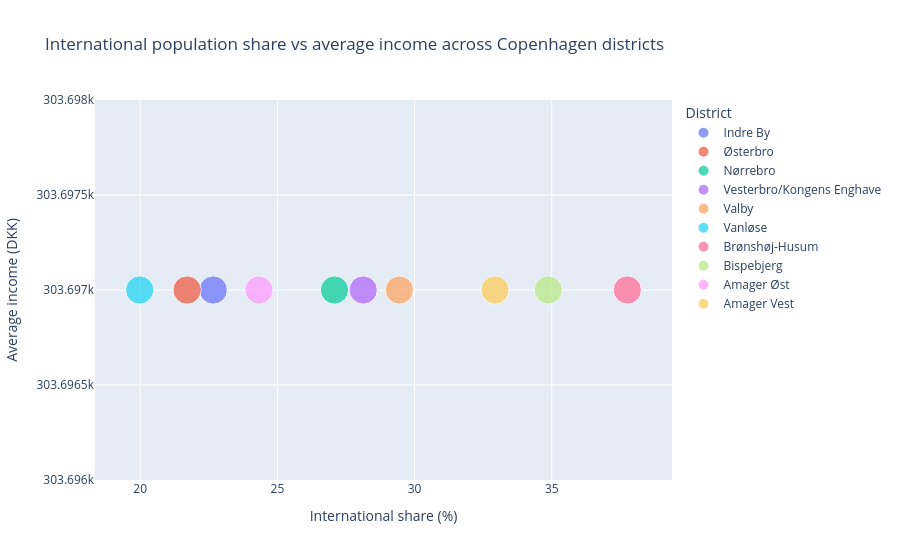

Notebook code for this chart:
### Code cell
# Correlation scatterplot
# International share vs average income

# International share vs average income

# Income in 2024
income_2024 = (
    income_long[
        (income_long["year"] == 2024) &
        (income_long["age_group"] == "Years in total") &
        (income_long["sex"] == "Sex total") &
        (income_long["ancestry"] == "Ancestry total") &
        (income_long["district"] != "Copenhagen total")
    ][["district", "avg_income_dkk"]]
    .drop_duplicates(subset="district")
)

# International share in 2024
international_2024 = (
    population_long[
        (population_long["year"] == 2024) &
        (population_long["ancestry"].str.contains(
            "Immigrant|Descendant|Descendat",
            case=False,
            na=False
        ))
    ]
    .groupby("district", as_index=False)["population"]
    .sum()
    .rename(columns={"population": "international_population"})
)

total_2024 = (
    population_long[
        (population_long["year"] == 2024) &
        (population_long["ancestry"] == "Ancestry total")
    ][["district", "population"]]
    .rename(columns={"population": "total_population"})
)

share_2024 = international_2024.merge(total_2024, on="district")

share_2024["international_share"] = (
    share_2024["international_population"] /
    share_2024["total_population"] * 100
)

# Merge income + international share
scatter_df = income_2024.merge(
    share_2024[["district", "international_share"]],
    on="district"
)

# Keep only main districts
main_districts = [
    "Indre By",
    "Østerbro",
    "Nørrebro",
    "Vesterbro/Kongens Enghave",
    "Valby",
    "Vanløse",
    "Brønshøj-Husum",
    "Bispebjerg",
    "Amager Øst",
    "Amager Vest"
]

scatter_df = scatter_df[
    scatter_df["district"].isin(main_districts)
]

fig = px.scatter(
    scatter_df,
    x="international_share",
    y="avg_income_dkk",
    color="district",
    size="avg_income_dkk",
    hover_name="district",
    title="International population share vs average income across Copenhagen districts",
    labels={
        "international_share": "International share (%)",
        "avg_income_dkk": "Average income (DKK)",
        "district": "District"
    }
)

fig.show()

### Figure 1 — Plotly figure (JSON) as saved in the notebook; plotly's stock layout.template omitted (floating-point values rounded to 4 significant figures)
{"data": [{"hovertemplate": "<b>%{hovertext}</b><br><br>District=Indre By<br>International share (%)=%{x}<br>Average income (DKK)=%{marker.size}<extra></extra>", "hovertext": ["Indre By"], "legendgroup": "Indre By", "marker": {"color": "#636efa", "size": [303697], "sizemode": "area", "sizeref": 759.2, "symbol": "circle"}, "mode": "markers", "name": "Indre By", "orientation": "v", "showlegend": true, "type": "scatter", "x": [22.66], "xaxis": "x", "y": [303697], "yaxis": "y"}, {"hovertemplate": "<b>%{hovertext}</b><br><br>District=Østerbro<br>International share (%)=%{x}<br>Average income (DKK)=%{marker.size}<extra></extra>", "hovertext": ["Østerbro"], "legendgroup": "Østerbro", "marker": {"color": "#EF553B", "size": [303697], "sizemode": "area", "sizeref": 759.2, "symbol": "circle"}, "mode": "markers", "name": "Østerbro", "orientation": "v", "showlegend": true, "type": "scatter", "x": [21.71], "xaxis": "x", "y": [303697], "yaxis": "y"}, {"hovertemplate": "<b>%{hovertext}</b><br><br>District=Nørrebro<br>International share (%)=%{x}<br>Average income (DKK)=%{marker.size}<extra></extra>", "hovertext": ["Nørrebro"], "legendgroup": "Nørrebro", "marker": {"color": "#00cc96", "size": [303697], "sizemode": "area", "sizeref": 759.2, "symbol": "circle"}, "mode": "markers", "name": "Nørrebro", "orientation": "v", "showlegend": true, "type": "scatter", "x": [27.08], "xaxis": "x", "y": [303697], "yaxis": "y"}, {"hovertemplate": "<b>%{hovertext}</b><br><br>District=Vesterbro/Kongens Enghave<br>International share (%)=%{x}<br>Average income (DKK)=%{marker.size}<extra></extra>", "hovertext": ["Vesterbro/Kongens Enghave"], "legendgroup": "Vesterbro/Kongens Enghave", "marker": {"color": "#ab63fa", "size": [303697], "sizemode": "area", "sizeref": 759.2, "symbol": "circle"}, "mode": "markers", "name": "Vesterbro/Kongens Enghave", "orientation": "v", "showlegend": true, "type": "scatter", "x": [28.13], "xaxis": "x", "y": [303697], "yaxis": "y"}, {"hovertemplate": "<b>%{hovertext}</b><br><br>District=Valby<br>International share (%)=%{x}<br>Average income (DKK)=%{marker.size}<extra></extra>", "hovertext": ["Valby"], "legendgroup": "Valby", "marker": {"color": "#FFA15A", "size": [303697], "sizemode": "area", "sizeref": 759.2, "symbol": "circle"}, "mode": "markers", "name": "Valby", "orientation": "v", "showlegend": true, "type": "scatter", "x": [29.44], "xaxis": "x", "y": [303697], "yaxis": "y"}, {"hovertemplate": "<b>%{hovertext}</b><br><br>District=Vanløse<br>International share (%)=%{x}<br>Average income (DKK)=%{marker.size}<extra></extra>", "hovertext": ["Vanløse"], "legendgroup": "Vanløse", "marker": {"color": "#19d3f3", "size": [303697], "sizemode": "area", "sizeref": 759.2, "symbol": "circle"}, "mode": "markers", "name": "Vanløse", "orientation": "v", "showlegend": true, "type": "scatter", "x": [19.98], "xaxis": "x", "y": [303697], "yaxis": "y"}, {"hovertemplate": "<b>%{hovertext}</b><br><br>District=Brønshøj-Husum<br>International share (%)=%{x}<br>Average income (DKK)=%{marker.size}<extra></extra>", "hovertext": ["Brønshøj-Husum"], "legendgroup": "Brønshøj-Husum", "marker": {"color": "#FF6692", "size": [303697], "sizemode": "area", "sizeref": 759.2, "symbol": "circle"}, "mode": "markers", "name": "Brønshøj-Husum", "orientation": "v", "showlegend": true, "type": "scatter", "x": [37.76], "xaxis": "x", "y": [303697], "yaxis": "y"}, {"hovertemplate": "<b>%{hovertext}</b><br><br>District=Bispebjerg<br>International share (%)=%{x}<br>Average income (DKK)=%{marker.size}<extra></extra>", "hovertext": ["Bispebjerg"], "legendgroup": "Bispebjerg", "marker": {"color": "#B6E880", "size": [303697], "sizemode": "area", "sizeref": 759.2, "symbol": "circle"}, "mode": "markers", "name": "Bispebjerg", "orientation": "v", "showlegend": true, "type": "scatter", "x": [34.87], "xaxis": "x", "y": [303697], "yaxis": "y"}, {"hovertemplate": "<b>%{hovertext}</b><br><br>District=Amager Øst<br>International share (%)=%{x}<br>Average income (DKK)=%{marker.size}<extra></extra>", "hovertext": ["Amager Øst"], "legendgroup": "Amager Øst", "marker": {"color": "#FF97FF", "size": [303697], "sizemode": "area", "sizeref": 759.2, "symbol": "circle"}, "mode": "markers", "name": "Amager Øst", "orientation": "v", "showlegend": true, "type": "scatter", "x": [24.33], "xaxis": "x", "y": [303697], "yaxis": "y"}, {"hovertemplate": "<b>%{hovertext}</b><br><br>District=Amager Vest<br>International share (%)=%{x}<br>Average income (DKK)=%{marker.size}<extra></extra>", "hovertext": ["Amager Vest"], "legendgroup": "Amager Vest", "marker": {"color": "#FECB52", "size": [303697], "sizemode": "area", "sizeref": 759.2, "symbol": "circle"}, "mode": "markers", "name": "Amager Vest", "orientation": "v", "showlegend": true, "type": "scatter", "x": [32.93], "xaxis": "x", "y": [303697], "yaxis": "y"}], "layout": {"legend": {"itemsizing": "constant", "title": {"text": "District"}, "tracegroupgap": 0}, "title": {"text": "International population share vs average income across Copenhagen districts"}, "xaxis": {"anchor": "y", "domain": [0, 1], "title": {"text": "International share (%)"}}, "yaxis": {"anchor": "x", "domain": [0, 1], "title": {"text": "Average income (DKK)"}}}}
